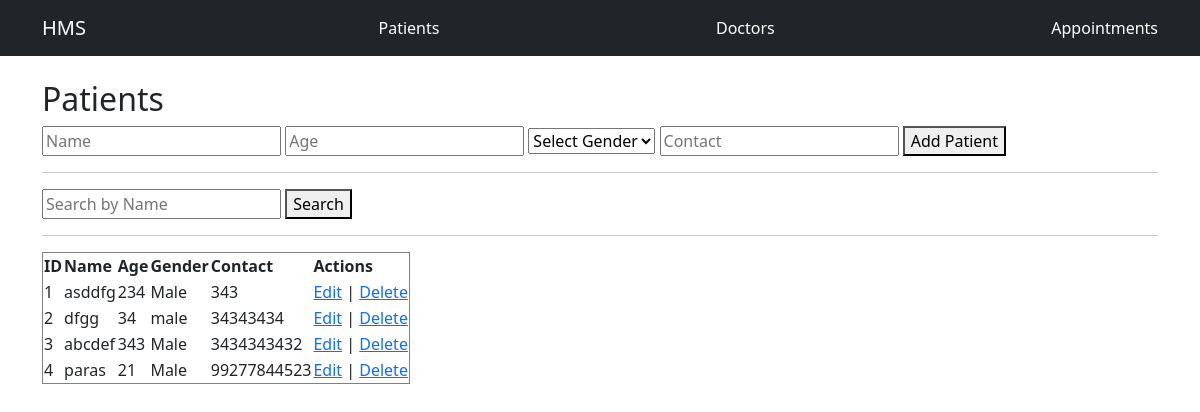
Page /patients on the committed database.
### tables this page shows
CREATE TABLE patients (
        id INTEGER PRIMARY KEY AUTOINCREMENT,
        name TEXT,
        age INTEGER,
        gender TEXT,
        contact TEXT
    );

### app.py (the view, shortened to what this page needs)
@app.route('/patients', methods=['GET', 'POST'])
def patients():
    data = query_db("SELECT * FROM patients")
    return render_template('patients.html', patients=data)

### app.py (called while the page is built)
def query_db(query, args=(), one=False):
    conn = sqlite3.connect('hospital.db')
    cur = conn.cursor()
    cur.execute(query, args)
    rv = cur.fetchall()
    conn.commit()
    conn.close()
    return (rv[0] if rv else None) if one else rv

### templates/patients.html (shortened to what this page needs)
{% extends 'base.html' %}
{% block content %}
<h2>Patients</h2>
<form method="POST">
    <input type="text" name="name" placeholder="Name" value="{{ edit_patient[1] if edit_patient else '' }}" required>
    <input type="number" name="age" placeholder="Age" value="{{ edit_patient[2] if edit_patient else '' }}" required>
    <select name="gender" required>
        <option value="">Select Gender</option>
    </select>
    <input type="text" name="contact" placeholder="Contact" value="{{ edit_patient[4] if edit_patient else '' }}" required>
    <button type="submit">{{ 'Update Patient' if edit_patient else 'Add Patient' }}</button>
</form>
<hr>
<form method="POST">
    <input type="text" name="keyword" placeholder="Search by Name" value="{{ search_keyword or '' }}" required>
    <button type="submit">Search</button>
</form>
<hr>
<table border="1">
    <tr>
        <th>ID</th><th>Name</th><th>Age</th><th>Gender</th><th>Contact</th><th>Actions</th>
    </tr>
    {% for p in patients %}
    <tr>
        <td>{{ p[0] }}</td>
        <td>{{ p[1] }}</td>
        <td>{{ p[2] }}</td>
        <td>{{ p[3] }}</td>
        <td>{{ p[4] }}</td>
        <td>
            <a href="/patients/edit/{{ p[0] }}">Edit</a> |
            <a href="/patients/delete/{{ p[0] }}" onclick="return confirm('Are you sure?')">Delete</a>
        </td>
    </tr>
    {% endfor %}
</table>
{% endblock %}

### rows in the picture
patients: id "1", name "asddfg", age "234", gender "Male", contact "343"
patients: id "2", name "dfgg", age "34", gender "male", contact "34343434"
patients: id "3", name "abcdef", age "343", gender "Male", contact "3434343432"
patients: id "4", name "paras", age "21", gender "Male", contact "99277844523"

### other values in the picture
{{ 'Update Patient' if edit_patient else 'Add Patient' }} "Add Patient"
